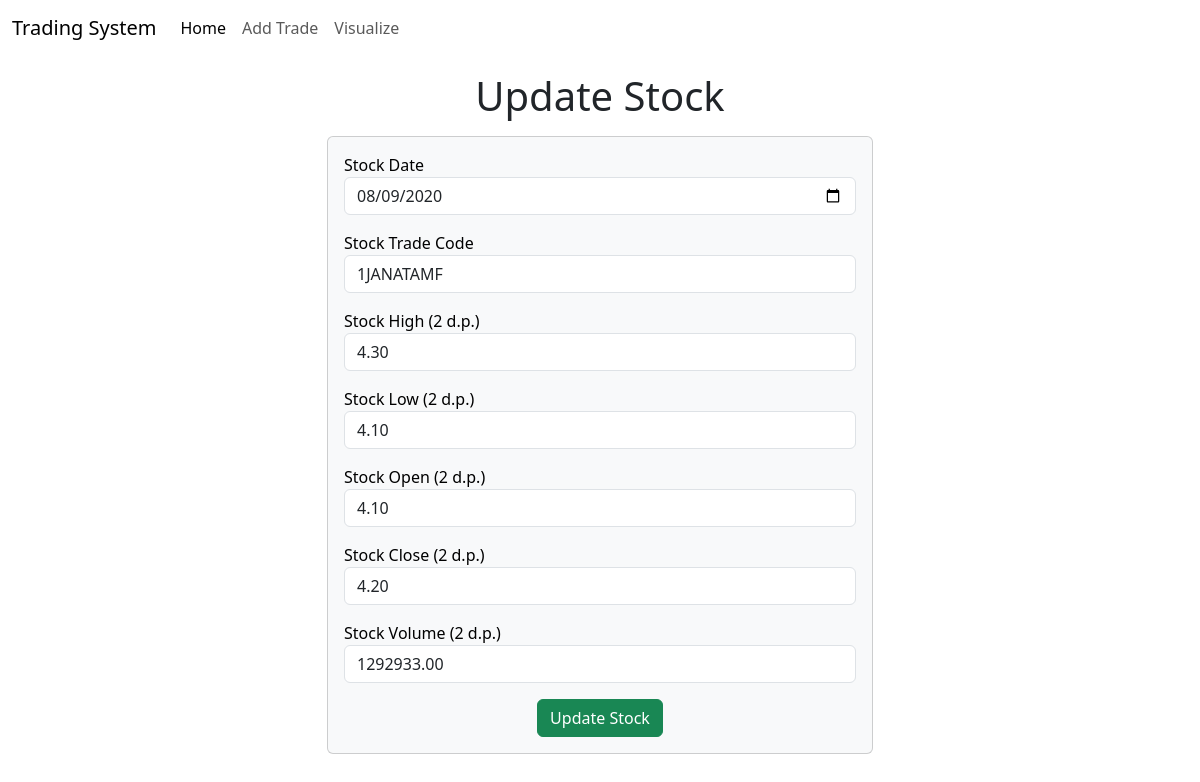
The page /update/47848 on the database its author committed.
### trade/models.py (models this page shows)
class Stock(models.Model):
    objects = models.Manager()
    id = AutoField(primary_key=True)
    date = models.DateField()
    trade_code = models.CharField(max_length=30)
    high = models.DecimalField(max_digits=15, decimal_places=2)
    low = models.DecimalField(max_digits=15, decimal_places=2)
    open = models.DecimalField(max_digits=15, decimal_places=2)
    close = models.DecimalField(max_digits=15, decimal_places=2)
    volume = models.DecimalField(max_digits=15, decimal_places=2)

### trade/views.py (the view)
# urls.py: path("update/<int:id_update>", views.update),
def update(request, id_update):
    try:
        stock = Stock.objects.get(id=id_update)
        return render(request, "trade/update.html", {
            'stock': stock, 'stockIndex': id_update
        })
    except Exception as e:
        messages.error(request, repr(e))
        return redirect("/")

### trade/templates/trade/update.html (shortened to what this page needs)
<!doctype html>
<html lang="en">
<head>
    {% load bootstrap5 %}
    {% bootstrap_css %}
</head>
<body>
{% include 'trade/navbar.html' %}
<h1 class="text-center my-3">Update Stock</h1>
<div class="container">
    <div class="row">
        <div class="col-md-6 offset-md-3">
            <div class="card bg-light text-black">
                <div class="card-body">
                    <form action="/do-update/{{stockIndex}}" method="POST">
                        <div class="mb-3">
                            <label for="date">Stock Date</label>
                            <input
                                    id="date"
                                    type="date"
                                    class="form-control"
                                    placeholder="Enter stock name"
                                    name="date"
                                    required
                                    value="{{stock.date|date:'Y-m-d'}}"
                            />
                        </div>
                        <div class="mb-3">
                            <label for="trade_code">Stock Trade Code</label>
                            <input
                                    id="trade_code"
                                    type="text"
                                    required
                                    minlength="0"
                                    maxlength="40"
                                    class="form-control"
                                    placeholder="Enter Stock Trade Cod"
                                    name="trade_code"
                                    value="{{stock.trade_code}}"
                            />
                        </div>
                        <div class="mb-3">
                            <label for="high">Stock High (2 d.p.)</label>
                            <input
                                    id="high"
                                    type="number"
                                    class="form-control"
                                    placeholder="Enter Stock High"
                                    name="high"
                                    required
                                    value="{{stock.high}}"
                                    step="any"
                            />
                        </div>
                        <div class="mb-3">
                            <label for="low">Stock Low (2 d.p.)</label>
                            <input
                                    id="low"
                                    type="number"
                                    required
                                    class="form-control"
                                    placeholder="Enter Stock Low"
                                    name="low"
                                    value="{{stock.low}}"
                                    step="any"
                            />
                        </div>
                        <div class="mb-3">
                            <label for="close">Stock Open (2 d.p.)</label>
                            <input
                                    id="open"
                                    type="number"
                                    class="form-control"
                                    placeholder="Enter Stock Open"
                                    name="open"
                                    required
                                    value="{{stock.open}}"
                                    step="any"
                            />
                        </div>
                        <div class="mb-3">
                            <label for="close">Stock Close (2 d.p.)</label>
                            <input
                                    id="close"
                                    type="number"
                                    class="form-control"
                                    placeholder="Enter Stock Close"
                                    name="close"
                                    required
                                    value="{{stock.close}}"
                                    step="any"
                            />
                        </div>
                        <div class="mb-3">
                            <label for="volume">Stock Volume (2 d.p.)</label>
                            <input
                                    id="volume"
                                    type="number"
                                    class="form-control"
                                    placeholder="Enter Stock Volume"
                                    name="volume"
                                    required
                                    value="{{stock.volume}}"
                                    step="any"
                            />
                        </div>
                        <div class="container text-center">
                            <button class="btn btn-success">
                                Update Stock
                            </button>
                        </div>
                    </form>
                </div>
            </div>
        </div>
    </div>
</div>
</body>
</html>

### rows shown on the page
Stock: date "08/09/2020", trade_code "1JANATAMF", high "4.30", low "4.10", open "4.10", close "4.20", volume "1292933.00"
